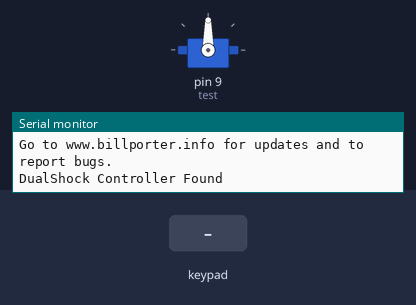
A sketch run on a simulated Arduino Uno, built with avr-gcc and run on an emulated ATmega328P. Shown: servo, the last lines printed to the serial monitor. Inputs (shaded band) come from the test bench.

Above: at 1.2 s.
1.3 s: key 'O' pressed
At 2.4 s:
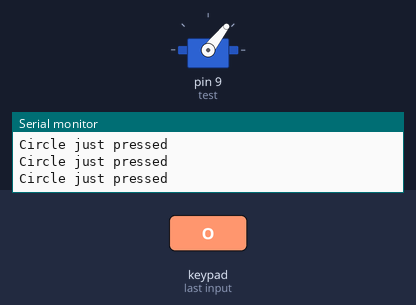
3.1 s: key 'X' pressed
At 3.7 s:
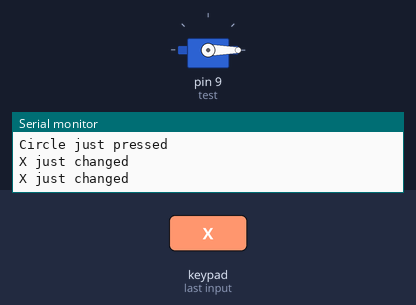
4.6 s: key 'S' pressed
At 6.0 s:
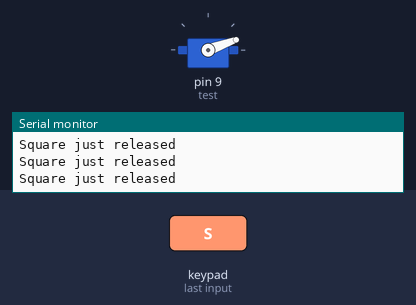
Timing chart, 0 to 7.6 s (numbered marks = the images above; inputs shaded):
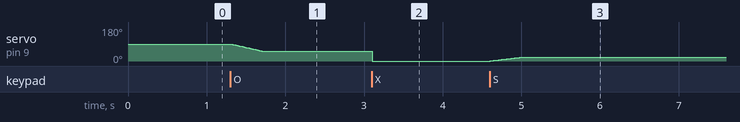

The sketch:

PS2_test02.ino
```cpp
#include <PS2X_lib.h>  // 目前是1.6版
#include <Servo.h>
#include <stdio.h>


PS2X ps2x; // 建立PS2控制器的類別實體
Servo test;

/*
此程式庫不支援熱插拔，亦即，你必須在連接控制器後重新啟動Arduino，
或者在連接控制器之後再次呼叫config_gamepad()函數。
*/
int error = 0;
byte type = 0;
byte vibrate = 0;

void setup(){
 Serial.begin(57600);

 // ********注意！******** 1.6版的新語法：
 // 控制器接腳設置並驗證是否有錯誤:  GamePad(時脈腳位, 命令腳位, 選取腳位, 資料腳位, 是否支援類比按鍵, 是否支援震動)
 error = ps2x.config_gamepad(13,11,10,12, true, true);

 if(error == 0) { // 如果控制器連接沒有問題，就顯示底下的訊息。
   Serial.println("Found Controller, configured successful");
   Serial.println("Try out all the buttons, X will vibrate the controller, faster as you press harder;");
   Serial.println("holding L1 or R1 will print out the analog stick values.");
   Serial.println("Go to www.billporter.info for updates and to report bugs.");
 }

  else if(error == 1) // 找不到控制器，顯示底下的錯誤訊息。
   Serial.println("No controller found, check wiring, see readme.txt to enable debug. visit www.billporter.info for troubleshooting tips");

  else if(error == 2)  // 發現控制器，但不接受命令，請參閱程式作者網站的除錯說明。
   Serial.println("Controller found but not accepting commands. see readme.txt to enable debug. Visit www.billporter.info for troubleshooting tips");

  else if(error == 3) // 控制器拒絕進入類比感測壓力模式，或許是此控制器不支援的緣故。
   Serial.println("Controller refusing to enter Pressures mode, may not support it. ");

   type = ps2x.readType();  // 偵測控制器器的類型
     switch(type) {
       case 0:
        Serial.println("Unknown Controller type");   // 未知的控制器類型
       break;
       case 1:
        Serial.println("DualShock Controller Found");  // 發現DualShock控制器
       break;
       case 2:
         Serial.println("GuitarHero Controller Found");  // 發現吉他英雄控制器
       break;
     }
    test.attach(9);
}
int testangle=90;
int ss=analogRead(PSS_RX);

void loop(){


   /*
   你必須執行ps2x.read_gamepad()方法來獲取新的按鍵值，語法格式：
   ps2x.read_gamepad(小馬達開或關, 大馬達強度值從0~255)
   如果不啟用震動功能，請執行
   ps2x.read_gamepad();
   不需要任何參數。

   你應該至少一秒鐘執行一次這個方法。
   */
 if(error == 1) // 如果沒發現任何控制器，則跳出迴圈。
  return;

 if(type == 1) { // 這是標準的DualShock控制器
    ps2x.read_gamepad(false, vibrate);      // 讀取控制器並且命令大的震動馬達以"vibrate"變數值的速度旋轉

    if(ps2x.Button(PSB_START))          // 查看「開始」鍵是否被按住
      Serial.println("Start is being held");


    if(ps2x.ButtonPressed(PSB_SELECT))       // 查看「選擇」鍵是否被按住
      Serial.println("Select is being held");


    if(ps2x.ButtonPressed(PSB_PAD_UP)) {         // 若「上」按鍵被按著
      Serial.print("Up held this hard: ");
      Serial.println(ps2x.Analog(PSAB_PAD_UP), DEC);


    }
    if(ps2x.Button(PSB_PAD_RIGHT)){
      Serial.print("Right held this hard: ");
      Serial.println(ps2x.Analog(PSAB_PAD_RIGHT), DEC);

    }

    if(ps2x.Button(PSB_PAD_DOWN)){
      Serial.print("DOWN held this hard: ");
      Serial.println(ps2x.Analog(PSAB_PAD_DOWN), DEC);
    }

    vibrate = ps2x.Analog(PSAB_BLUE); // 依據你按著X按鍵的力道來調整馬達的震動強度

    if (ps2x.NewButtonState())          // 若「按下」或「放開」任何按鈕
    {
      if(ps2x.Button(PSB_L3))
        Serial.println("L3 pressed");
        if(ps2x.Button(PSB_R3))
         Serial.println("R3 pressed");
        if(ps2x.Button(PSB_L2))
         Serial.println("L2 pressed");
        if(ps2x.Button(PSB_R2))
         Serial.println("R2 pressed");
        if(ps2x.Button(PSB_GREEN))    // 若被按下的是三角按鍵
         Serial.println("Triangle pressed");
    }

    if(ps2x.Button(PSB_RED)==true) {            // 若「按下」圈圈按鍵
         Serial.println("Circle just pressed");
         if(testangle>0){
         testangle-- ;
         test.write(testangle);
         }
 }
    if(ps2x.Button(PSB_PINK)==true) {          // 若「放開」方塊按鍵
         Serial.println("Square just released");
         if(testangle<180){
         testangle++   ;
          test.write(testangle);
         delay(10);
         }

 }


    if(ps2x.ButtonPressed(PSB_BLUE)) {           // 若「按下」或「放開」叉叉按鍵
         Serial.println("X just changed");
         test.write(90);
         testangle=90;
    }
    if(ps2x.ButtonPressed(PSB_BLUE)) {           // 若「按下」或「放開」叉叉按鍵
         Serial.println("X just changed");
         test.write(0);
         testangle=0;
    }

    if(ps2x.Button(PSB_L1) || ps2x.Button(PSB_R1)) //　若按著PSB_L1或PSB_R1按鍵
    {  // 顯示左右類比搖桿的值
        Serial.print("Stick Values:");
        Serial.print(ps2x.Analog(PSS_LY), DEC);
        Serial.print(",");
        Serial.print(ps2x.Analog(PSS_LX), DEC);
        Serial.print(",");
        Serial.print(ps2x.Analog(PSS_RY), DEC);
        Serial.print(",");
        Serial.println(ps2x.Analog(PSS_RX), DEC);

         delay(100);
    }
 }
 delay(10);
}
```

Measured:
- after the input at 1.3 s, servo on pin 9 (test): moves from 90° to 52° over 0.39 s, starting at once
- after the input at 3.1 s, servo on pin 9 (test): 52° → 0° at once
- after the input at 4.6 s, servo on pin 9 (test): moves from 0° to 20° over 0.39 s, starting at once
